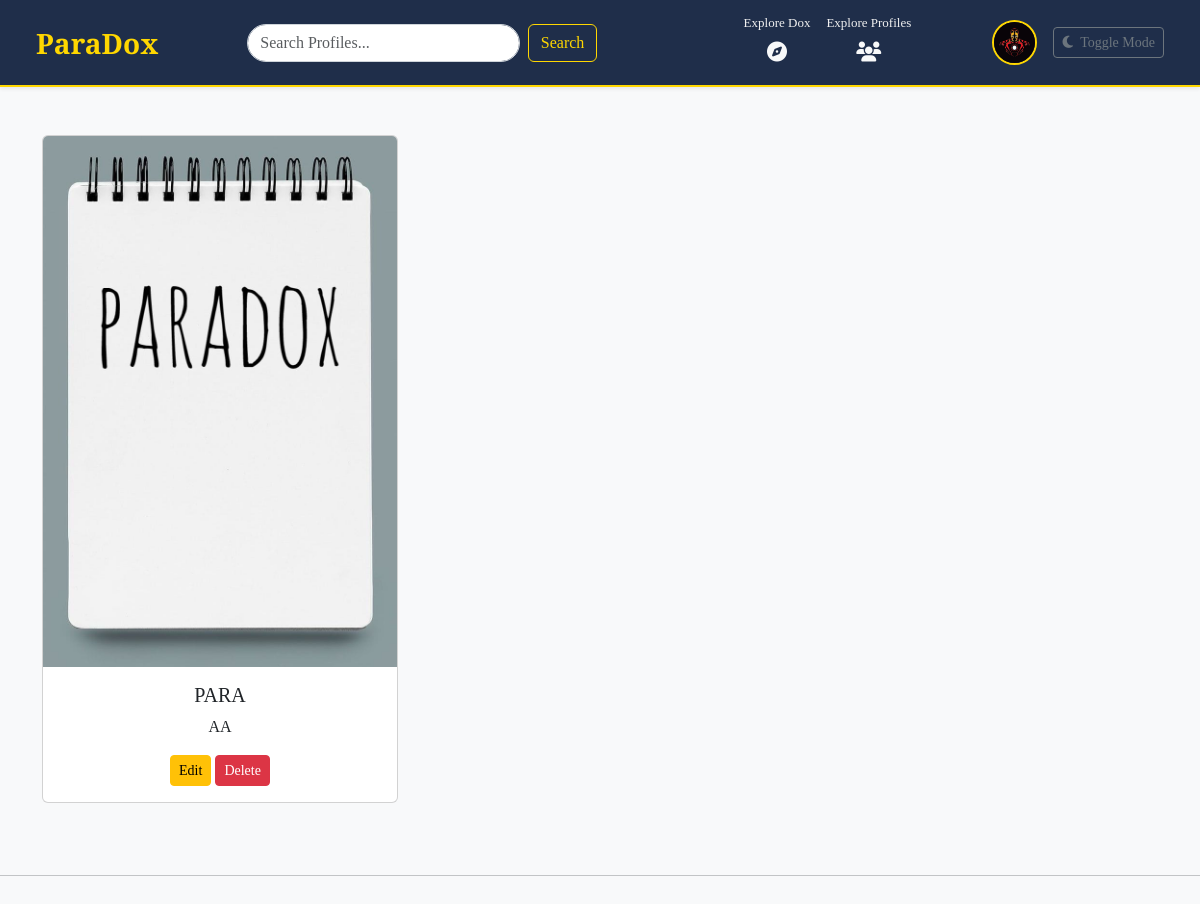
Page /show/ (signed in) on the committed database.
### apps/dashboard/models.py (models this page shows)
class User(models.Model):
    email = models.EmailField(unique=True)
    name = models.CharField(max_length=100, default="User", null=True, blank=True)
    mobile = models.CharField(max_length=14, unique=True)
    password = models.CharField(max_length=255)
    otp = models.IntegerField(null=True, blank=True)
    is_active = models.BooleanField(default=False)
    followers = models.ManyToManyField('self', symmetrical=False, related_name='following', blank=True)
    bio = models.TextField(blank=True, null=True)
    profile_image = models.ImageField(upload_to='profile_images/',blank=True, null=True)

class Post(models.Model):
    image = models.ImageField(upload_to="post_image/")
    title = models.CharField(max_length=255, blank=False, null=False)
    content = models.TextField()
    is_active = models.BooleanField(default=True)

### apps/dashboard/views.py (the view)
# urls.py: path('show/', views.show, name='show'),
@login_required
def show(request):
    posts = Post.objects.all()
    return render(request, 'dashboard/show.html', {'posts': posts})

### apps/dashboard/context_processors.py (called while the page is built)
def current_user(request):
    user_id = request.session.get('user_id')
    if user_id:
        try:
            user = User.objects.get(id=user_id)
            return {'user': user}
        except User.DoesNotExist:
            return {}
    return {}

### apps/dashboard/views.py (called while the page is built)
def login_required(view_func):
    @wraps(view_func)
    def wrapper(request, *args, **kwargs):
        if 'user_id' not in request.session:
            return redirect('sign_in')
        return view_func(request, *args, **kwargs)
    return wrapper

### apps/dashboard/templates/dashboard/show.html (shortened to what this page needs)
{% extends 'dashboard/base.html' %}
{% block body %}
{% load static %}
<div class="container py-4">
  </div>
<div class="container text-center">
  <div class="row row-cols-2">
    {% for post in posts %}
      <div class="col-md-4 mb-4">
        <div class="card h-100" >
          <img src="{{ post.image.url }}" class="card-img-top" alt="{{ post.title }}">
          <div class="card-body text-center">
            <h5 class="card-title">{{ post.title }}</h5>
            <p class="card-text">{{ post.content }}</p>
            <a href="{% url 'update_post' post_id=post.id %}" class="btn btn-warning btn-sm">Edit</a>
            <a href="{% url 'delete_post' post_id=post.id %}" class="btn btn-danger btn-sm">Delete</a>
          </div>
        </div>
      </div>
    {% endfor %}
  </div>
</div>
  <hr class="my-5">
{% endblock %}

### apps/dashboard/templates/dashboard/base.html (shortened to what this page needs)
{% load static %}
<!DOCTYPE html>
<html lang="en">
<head>
  <link href="https://cdn.jsdelivr.net/npm/bootstrap@5.3.6/dist/css/bootstrap.min.css" rel="stylesheet"
>
  <link rel="stylesheet" href="https://cdnjs.cloudflare.com/ajax/libs/font-awesome/6.4.0/css/all.min.css">
  <link rel="stylesheet" href="{% static 'dashboard/css/style.css' %}">
</head>
<body class="bg-light text-dark" id="page-body">
  <nav class="navbar navbar-expand-lg sticky-top shadow-sm">
    <div class="container-fluid">
      <a class="navbar-brand" href="{% url 'index' %}">ParaDox</a>
      <div class="collapse navbar-collapse justify-content-between" id="navbarNav">
        <form class="d-flex mx-auto" action="{% url 'index' %}" method="get" style="width: 350px;">
          <input class="form-control me-2" type="search" name="query" placeholder="Search Profiles..."
            aria-label="Search">
          <button class="btn btn-outline-dark" type="submit">Search</button>
        </form>
        <ul class="navbar-nav ms-auto d-flex align-items-center gap-3">
          <li class="nav-item text-center">
            <label>Explore Dox</label>
            <a href="{% url 'explore_docs' %}" class="nav-link text-light">
              <i class="fas fa-compass fa-lg"></i>
            </a>
          </li>
          <li class="nav-item text-center">
            <label>Explore Profiles</label>
            <a href="{% url 'explore_profile' %}" class="nav-link text-light">
              <i class="fas fa-users fa-lg"></i>
            </a>
          </li>
        </ul>
        <ul class="navbar-nav ms-auto d-flex align-items-center gap-3">
          <li class="nav-item">
            <a href="{% url 'profile' %}">
              {% if user.profile_image %}
              <img src="{{ user.profile_image.url }}" alt="Profile" title="@{{ user.name }}" class="ms-2"
                style="width: 45px; height: 45px; object-fit: cover; border-radius: 50%; border: 2px solid gold;">
              {% else %}
              <img src="{% static 'dashboard/images/default-profile-icon.jpg' %}" alt="Default" title="@{{ user.name }}"
                class="ms-2"
                style="width: 45px; height: 45px; object-fit: cover; border-radius: 50%; border: 2px solid gold;">
              {% endif %}
            </a>
          </li>
          <li class="nav-item">
            <button class="btn btn-sm btn-outline-secondary" id="themeToggle">
              <i class="fas fa-moon me-1"></i> Toggle Mode
            </button>
          </li>
        </ul>
      </div>
    </div>
  </nav>
  {% block body %}{% endblock %}
</body>
</html>

### apps/dashboard/static/dashboard/css/style.css (style rules this page uses)
* { font-family: 'Times New Roman', Times, serif; }

### apps/dashboard/templates/dashboard/base.html (style rules this page uses)
body { font-family: 'Roboto', sans-serif; }
.navbar { background: rgba(19, 35, 65, 0.95); padding: 0.8rem 1.5rem; border-bottom: 2px solid gold; backdrop-filter: blur(10px); }
.navbar-brand { font-family: 'Playfair Display', serif; font-size: 28px; font-weight: 600; color: gold !important; }
.nav-link, .form-control { border-radius: 30px; }
.form-control { border: 1px solid #ced4da; }
.btn-outline-dark { border-color: gold; color: gold; }
.navbar-nav .nav-item img { border-radius: 50%; width: 45px; height: 45px; object-fit: cover; border: 2px solid gold; }
label { font-size: 13px; font-weight: 500; color: #f0f0f0; margin-bottom: 0; display: block; text-align: center; }

### apps/dashboard/templates/dashboard/show.html (style rules this page uses)
* { font-family: 'Times New Roman', Times, serif; }

### rows in the picture
User: profile_image (picture)
Post: image (picture), title "PARA", content "AA"
